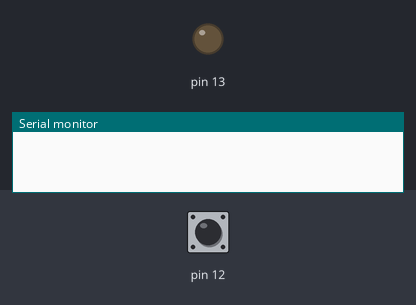
The sketch below on a simulated Arduino Uno, built with avr-gcc and run on an emulated ATmega328P. Shown: output pins drawn as LEDs (lit = HIGH), the last lines printed to the serial monitor. Inputs (shaded band) come from the test bench; at power-on: pin 12 HIGH.

Above: at 1.2 s.
1.3 s: pin 12 pulled LOW for 3.2 s
At 5.1 s:
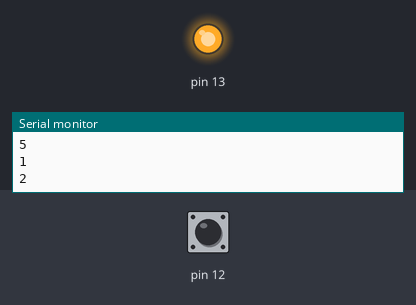
Timing chart, 0 to 6.6 s (numbered marks = the images above; inputs shaded):
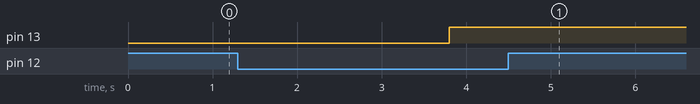

Measured:
- after the input at 1.3 s, pin 13: LOW → HIGH after 2.5 s

The sketch:

pulsador.ino
```cpp
bool est,led;
int contador;
void setup() {
Serial.begin(9600);
pinMode(12,INPUT_PULLUP);
pinMode(13,OUTPUT);
}

void loop() {

est=!digitalRead(12);
digitalWrite(13,led);

if(est==1){
  contador++;
  Serial.println(contador);
  delay(500);
}

if (contador==5){
  led=!led;
  contador=0;
}

}
```
